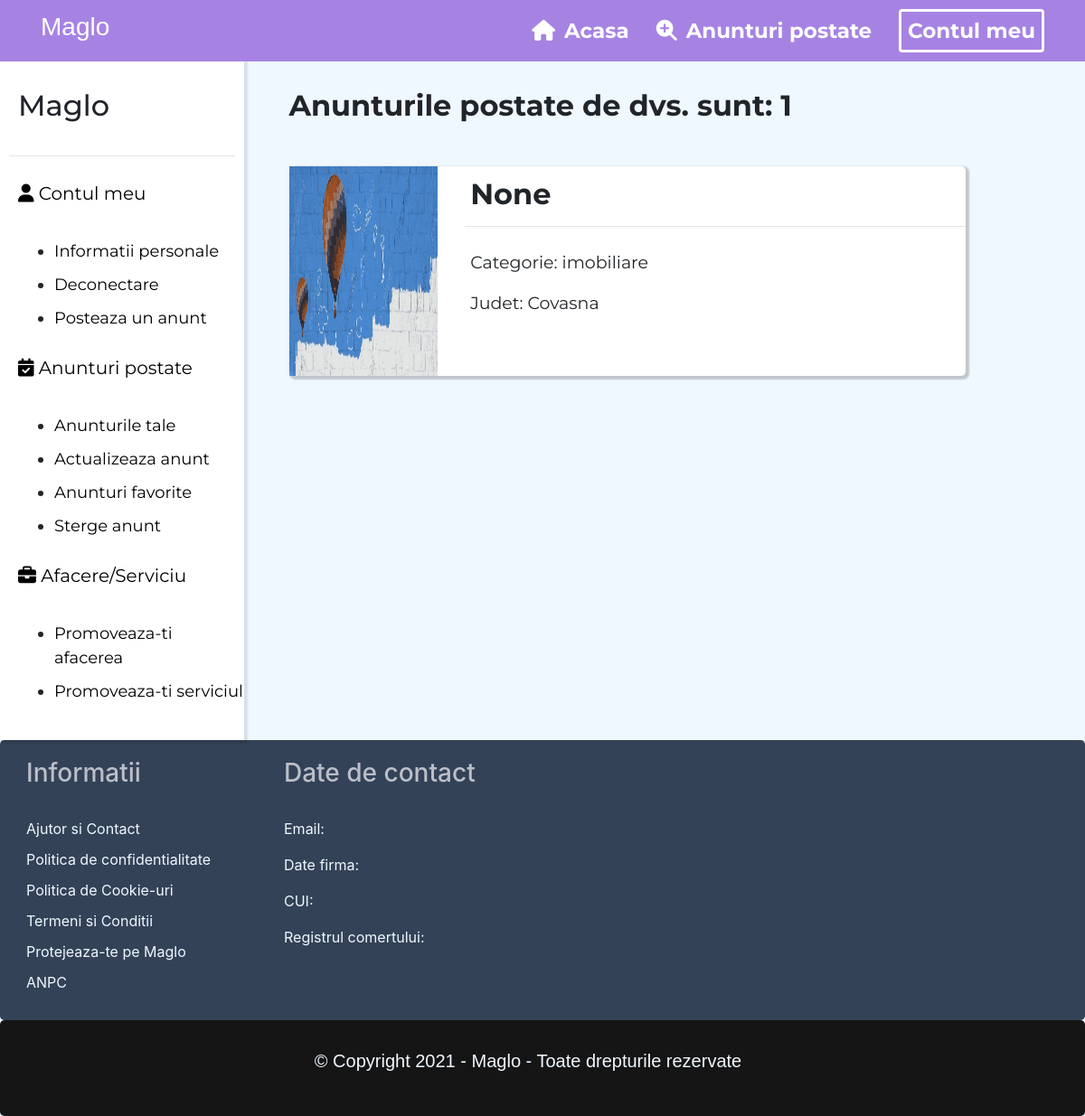
Page /my_app/anunturi_totale_adult/ (signed in) on the committed database.
### my_app/models.py (models this page shows, shortened)
class AnuntAdult(models.Model):
    titlul = models.CharField(max_length=264, null=True)
    descriere = models.TextField(max_length=9000)
    numele_anuntului = models.CharField(max_length=264, null=True)
    categorie_adult = models.CharField(max_length=264, choices=CATEGORIE_ADULT)
    telefon = models.IntegerField()
    email = models.EmailField()
    pret = models.FloatField(null=True, blank=True)
    moneda = models.CharField(max_length=264, null=True)
    imagine = models.ImageField(null=False, blank=False, upload_to='images/')
    imagine2 = models.ImageField(null=True, blank=False, upload_to='images/')
    imagine3 = models.ImageField(null=True, blank=False, upload_to='images/')
    imagine4 = models.ImageField(null=True, blank=False, upload_to='images/')
    imagine5 = models.ImageField(null=True, blank=False, upload_to='images/')
    imagine6 = models.ImageField(null=True, blank=False, upload_to='images/')
    subcategorie_adult = models.CharField(max_length=264, unique=True, null=True)
    favorit = models.ManyToManyField(User, related_name="favorit", blank=True)
    localizare = models.CharField(max_length=264, choices=JUDETE)

### my_app/views.py (the view)
# urls.py: url(r'anunturi_totale_adult/$', views.anunturi_totale_adult, name="anunturi_totale_adult"),
@login_required
def anunturi_totale_adult(request):
    date_posted = datetime.datetime.now().year
    model = AnuntAdult.objects.all()
    context = {
        'date_posted':date_posted,
        'model':model,
    }
    return render(request, "my_app/anunturi_totale_adult.html", context)

### templates/my_app/anunturi_totale_adult.html (shortened to what this page needs)
{% extends 'my_app/base_adult.html' %}
{% block body_block %}
<div class="jumbotron">
    <div class="row">
        <div class="col-lg-3 col-md-4 col-sm-6">
            <div class="banner">
                <h2>Maglo</h2>
                <hr>
                <a href="{% url 'my_app:contul_meu_adult' %}"><p id="param1"><i class="fas fa-user"></i> Contul meu</p></a>
                <ul>
                    <li><a href="{% url 'my_app:contul_meu_adult' %}">Informatii personale</a></li>
                    <li><a href="{% url 'my_app:deconectare_adult1' %}">Deconectare</a></li>
                    <li><a href="{% url 'my_app:posteaza_anunt_adult' %}">Posteaza un anunt</a></li>
                </ul>
                <a href="{% url 'my_app:anunturi_totale_adult' %}"><p id="param2"><i class="fas fa-calendar-check"></i> Anunturi postate</p></a>
                <ul>
                    <li><a href="{% url 'my_app:anunturi_totale_adult' %}">Anunturile tale</a></li>
                    <li><a href="{% url 'my_app:pag_update_adult' %}">Actualizeaza anunt</a></li>
                    <li><a href="{% url 'my_app:anunturi_favorite_d' %}">Anunturi favorite</a></li>
                    <li><a href="{% url 'my_app:pag_delete_adult' %}">Sterge anunt</a></li>
                </ul>
                <a href="{% url 'my_app:promoveazati_afacerea_serviciul' %}" id="a3"><p id="param3"><i class="fas fa-briefcase"></i> Afacere/Serviciu</p></a>
                <ul>
                    <li><a href="{% url 'my_app:promoveazati_afacerea' %}">Promoveaza-ti afacerea</a></li>
                    <li><a href="{% url 'my_app:promoveazati_serviciul' %}">Promoveaza-ti serviciul</a></li>
                </ul>
                <br>
            </div>
        </div>
        <div class="col-lg-8 col-md-4 col-sm-6">
            <h2 id="header1"><strong>Anunturile postate de dvs. sunt: {{model.count}}</strong></h2>
            {% for anunt in model %}
            <div class="jumbotron" id="jumbotron_1">
                <div class="row">
                    <div class="col-lg-3 col-md-4 col-sm-6">
                        <img src="{{ anunt.imagine.url }}" style="width: 100%; height: 29vh;font-weight:bolder;">
                    </div>
                    <div class="col-lg-9 col-md-4 col-sm-6">
                        <h2 style="padding-top: 12px;font-weight: bold;padding-left: 6px;">{{anunt.titlul}}</h2>
                        <hr>
                        <p style="font-size: 19px;padding-left: 6px;padding-top: 10px;">Categorie: {{anunt.categorie_adult}}</p>
                        <div class="row">
                            <div class="col-lg-8 col-md-4 col-sm-6">
                                <p style="padding-bottom: 12px;font-size: 19px;padding-left: 6px;padding-top: 0;">Judet: {{anunt.localizare}} </p>
                            </div>
                        </div>
                    </div>
                </div>
            </div>
            <br>
            {% endfor %}
        </div>
    </div>
</div>
<div class="jumbotron" style="background-color: #334257;margin-bottom: 0px;padding-top: 20px;padding-bottom: 20px;">
    <div class="container">
        <div class="row">
            <div class="col-lg-3 col-md-4 col-sm-6">
                <h3 style="color: #BBBFCA;">Informatii</h3>
                <br>
                <a href="{% url 'ajutor_si_contact' %}" style="display:block;text-decoration: none;color: aliceblue;padding-bottom: 10px;">Ajutor si Contact</a>
                <a href="{% url 'politica_confi' %}" style="display:block;text-decoration: none;color: aliceblue;padding-bottom: 10px;">Politica de confidentialitate</a>
                <a href="{% url 'politica_cookie' %}" style="display:block;text-decoration: none;color: aliceblue;padding-bottom: 10px;">Politica de Cookie-uri</a>
                <a href="{% url 'termeni_si_conditii' %}" style="display:block;text-decoration: none;color: aliceblue;padding-bottom: 10px;">Termeni si Conditii</a>
                <a href="{% url 'securitate' %}" style="display:block;text-decoration: none;color: aliceblue;padding-bottom: 10px;">Protejeaza-te pe Maglo</a>
                <a href="https://anpc.ro/" style="display:block;text-decoration: none;color: aliceblue;padding-bottom: 10px;">ANPC</a>
            </div>
            <br>
            <div class="col-lg-3 col-md-4 col-sm-6">
                <h3 style="color: #BBBFCA;">Date de contact</h3>
                <br>
                <p style="display:block;text-decoration: none;color: aliceblue;">Email: </p>
                <p style="display:block;text-decoration: none;color: aliceblue;">Date firma: </p>
                <p style="display:block;text-decoration: none;color: aliceblue;">CUI: </p>
                <p style="display:block;text-decoration: none;color: aliceblue;">Registrul comertului: </p>
            </div>
        </div>
    </div>
</div>
<div class="jumbotron" style="background-color: #151515;margin-bottom: 0px;padding-top: 30px;padding-bottom: 30px;">
    <div class="container">
        <p style="font-size: 20px;font-family: Arial, Helvetica, sans-serif;color: aliceblue;text-align: center;">© Copyright {{date_posted}} - Maglo - Toate drepturile rezervate</p>
    </div>
</div>
{% endblock %}

### templates/my_app/anunturi_totale_adult.html (style rules this page uses)
.jumbotron { background-color: aliceblue; padding-top: 0px; padding-left: 0px; padding-bottom: 0px; margin-bottom: 0px; }
.banner { background-color: white; max-width: 300px; height: 100%; box-shadow: 2px 2px 2px 2px rgba(0, 0, 0, 0.1); }
.banner h2 { font-family: 'Montserrat', sans-serif; padding: 30px 0px 20px 20px; }
.banner hr { margin-left: 10px; margin-right: 10px; }
.banner a { text-decoration: none; }
#param1 { font-family: 'Montserrat', sans-serif; font-size: 20px; padding: 10px 0px 10px 20px; color: black; }
.banner ul { padding-left: 60px; font-family: 'Montserrat', sans-serif; }
.banner ul li { font-size: 18px; padding-top: 10px; }
.banner ul li a { color: black; }
#param2 { font-family: 'Montserrat', sans-serif; padding: 10px 0px 10px 20px; font-size: 20px; color: black; }
#header1 { font-family: 'Montserrat', sans-serif; padding-top: 30px; padding-bottom: 40px; margin-left: 20px; }
#a3 { text-decoration: none; color: black; }
#param3 { font-family: 'Montserrat', sans-serif; padding: 10px 0px 10px 20px; font-size: 20px; }
#jumbotron_1 { background-color: white; padding: 0; font-family: 'Montserrat', sans-serif; box-shadow: 2px 2px 2px 2px rgba(0, 0, 0, 0.2); margin-left: 20px; }

### rows in the picture
AnuntAdult: imagine (picture), titlul "None", categorie_adult "imobiliare", localizare "Covasna"

### other values in the picture
{{ model.count }} "1"
